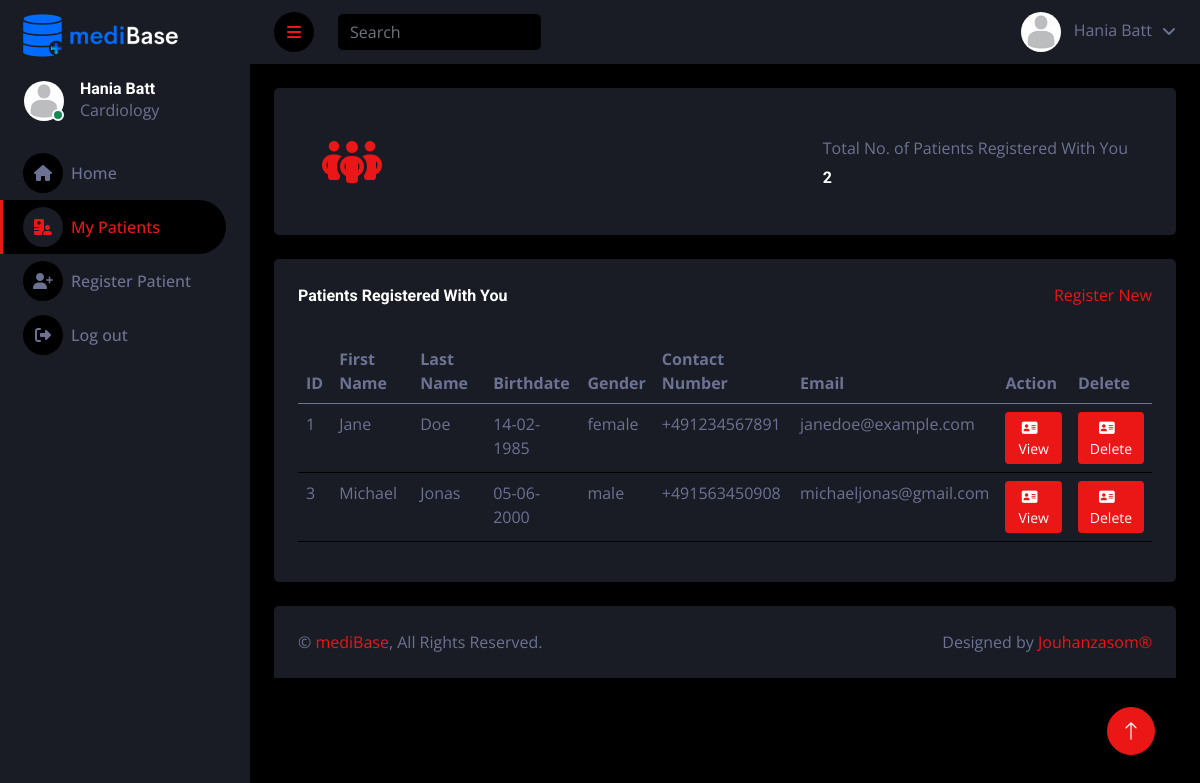
Screenshot of /mediBase-Portal/patients.php (signed in) with the database file from the repository.
### tables this page shows
CREATE TABLE `doctors` (
  `id` int(11) NOT NULL,
  `name` varchar(50) NOT NULL,
  `birth_date` date DEFAULT NULL,
  `gender` enum('female','male','other','') DEFAULT NULL,
  `nationality` varchar(25) DEFAULT NULL,
  `address` varchar(75) DEFAULT NULL,
  `mobile_phone` varchar(25) DEFAULT NULL,
  `email` varchar(50) NOT NULL,
  `license_no` varchar(10) DEFAULT NULL,
  `department` varchar(50) DEFAULT NULL,
  `position` varchar(30) DEFAULT NULL,
  `username` varchar(25) NOT NULL,
  `password` char(255) NOT NULL
);

CREATE TABLE `patients` (
  `id` int(11) NOT NULL,
  `first_name` varchar(50) NOT NULL,
  `last_name` varchar(50) NOT NULL,
  `birthdate` date NOT NULL,
  `gender` enum('female','male','other','') NOT NULL,
  `nationality` varchar(25) NOT NULL,
  `health_insurance_no` varchar(50) NOT NULL,
  `email` varchar(50) NOT NULL,
  `mobile_phone` varchar(25) NOT NULL,
  `emergency_contact_name` varchar(50) NOT NULL,
  `emergency_contact_no` varchar(25) NOT NULL,
  `doctor_id` int(11) NOT NULL,
  `height` int(5) NOT NULL,
  `weight` int(5) NOT NULL,
  `blood_group` varchar(5) NOT NULL,
  `allergies` varchar(255) DEFAULT NULL,
  `chronic_diseases` varchar(255) DEFAULT NULL,
  `disabilities` varchar(255) DEFAULT NULL,
  `vaccines` varchar(255) DEFAULT NULL,
  `medications` varchar(255) DEFAULT NULL,
  `lab_images` blob NOT NULL
);

### mediBase-Portal/patients.php (the view, shortened to what this page needs)
<?php
include("../connection.php");
if (isset($_SESSION["loggedin"]) && $_SESSION["loggedin"] === true) {
    $doctor_id = $_SESSION["id"];
}
$name_sql = "SELECT name, department FROM doctors WHERE id = $doctor_id";
$name_result = $conn->query($name_sql);
if ($name_result && $name_result->num_rows > 0) {
    $row = $name_result->fetch_assoc();
    $doctor_name = $row["name"];
    $doctor_department = $row["department"];
}
$widget4_sql = "SELECT COUNT(*) AS count FROM `patients` WHERE doctor_id = $doctor_id;";
$widget4_result = $conn->query($widget4_sql);
if ($widget4_result && $widget4_result->num_rows > 0) {
    $row = $widget4_result->fetch_assoc();
    $patients_registered = $row["count"];
}
$pat_sql = "SELECT id, first_name, last_name, birthdate, gender, email, mobile_phone
            FROM `patients` WHERE doctor_id = $doctor_id";
$pat_result = mysqli_query($conn, $pat_sql);
?>
<!DOCTYPE html>
<html lang="en">
<head>
    <link href="https://cdnjs.cloudflare.com/ajax/libs/font-awesome/6.5.1/css/all.min.css" rel="stylesheet">
    <link href="https://cdn.jsdelivr.net/npm/bootstrap-icons@1.4.1/font/bootstrap-icons.css" rel="stylesheet">
    <link href="lib/owlcarousel/assets/owl.carousel.min.css" rel="stylesheet">
    <link href="lib/tempusdominus/css/tempusdominus-bootstrap-4.min.css" rel="stylesheet" />
    <link href="css/bootstrap.min.css" rel="stylesheet">
    <link href="css/style.css" rel="stylesheet">
</head>
<body>
    <div class="container-fluid position-relative d-flex p-0">
        <div class="sidebar pe-4 pb-3">
            <nav class="navbar bg-secondary navbar-dark">
                <a href="index.php" class="navbar-brand mx-4 mb-3">
                    <img src="img/logo.png" alt="mediBase logo" style="margin-left: -5%;">
                </a>
                <div class="d-flex align-items-center ms-4 mb-4">
                    <div class="position-relative">
                        <img class="rounded-circle" src="img/user.jpg" alt="" style="width: 40px; height: 40px;">
                        <div class="bg-success rounded-circle border border-2 border-white position-absolute end-0 bottom-0 p-1"></div>
                    </div>
                    <div class="ms-3">
                        <h6 class="mb-0"><?php echo $doctor_name; ?></h6>
                        <span><?php echo $doctor_department; ?></span>
                    </div>
                </div>
                <div class="navbar-nav w-100">
                    <a href="index.php" class="nav-item nav-link"><i class="fa fa-house me-2"></i>Home</a>
                    <a href="patients.php" class="nav-item nav-link active" data-bs-toggle="dropdown"><i class="fa fa-hospital-user me-2"></i>My Patients</a>
                    <a href="patient-registration.php" class="nav-item nav-link"><i class="fa fa-user-plus me-2"></i>Register Patient</a>
                    <a href="signin.php" class="nav-item nav-link"><i class="fa fa-right-from-bracket me-2"></i>Log out</a>
                </div>
            </nav>
        </div>
        <div class="content">
            <nav class="navbar navbar-expand bg-secondary navbar-dark sticky-top px-4 py-0">
                <a href="#" class="sidebar-toggler flex-shrink-0">
                    <i class="fa fa-bars"></i>
                </a>
                <form class="d-none d-md-flex ms-4">
                    <input class="form-control bg-dark border-0" type="search" placeholder="Search">
                </form>
                <div class="navbar-nav align-items-center ms-auto">
                    <div class="nav-item dropdown">
                        <a href="#" class="nav-link dropdown-toggle" data-bs-toggle="dropdown">
                            <img class="rounded-circle me-lg-2" src="img/user.jpg" alt="" style="width: 40px; height: 40px;">
                            <span class="d-none d-lg-inline-flex"><?php echo $doctor_name; ?></span>
                        </a>
                    </div>
                </div>
            </nav>
            <div class="container-fluid pt-4 px-4">
                <div class="bg-secondary rounded h-100 p-4">
                    <div class="bg-secondary rounded d-flex align-items-center justify-content-between p-4">
                        <i class="fa fa-people-group fa-3x text-primary"></i>
                        <div class="ms-3">
                            <p class="mb-2">Total No. of Patients Registered With You</p>
                            <h6 class="mb-0"><?php echo $patients_registered; ?></h6>
                        </div>
                    </div>
                </div>
            </div>
            <div class="container-fluid pt-4 px-4">
                <div class="bg-secondary rounded h-100 p-4">
                    <div class="d-flex align-items-center justify-content-between mb-2">
                        <h6 class="mb-4">Patients Registered With You</h6>
                        <a class="mb-4" href="patient-registration.php">Register New</a>
                    </div>
                    <div class="table-responsive">
                        <table class="table">
                            <thead>
                                <tr>
                                    <th scope="col">ID</th>
                                    <th scope="col">First Name</th>
                                    <th scope="col">Last Name</th>
                                    <th scope="col">Birthdate</th>
                                    <th scope="col">Gender</th>
                                    <th scope="col">Contact Number</th>
                                    <th scope="col">Email</th>
                                    <th scope="col">Action</th>
                                    <th scope="col">Delete</th>
                                </tr>
                            </thead>
                            <tbody>
                                <?php
                                if ($pat_result && mysqli_num_rows($pat_result) > 0) {
                                    while ($row = mysqli_fetch_assoc($pat_result)) {
                                        $dateObject = new DateTime($row['birthdate']);
                                        $formattedDate = $dateObject->format('d-m-Y');
                                        echo "<tr>";
                                        echo "<td>" . htmlspecialchars($row['id']) . "</td>";
                                        echo "<td>" . htmlspecialchars($row['first_name']) . "</td>";
                                        echo "<td>" . htmlspecialchars($row['last_name']) . "</td>";
                                        echo "<td>" . htmlspecialchars($formattedDate) . "</td>";
                                        echo "<td>" . htmlspecialchars($row['gender']) . "</td>";
                                        echo "<td>" . htmlspecialchars($row['mobile_phone']) . "</td>";
                                        echo "<td>" . htmlspecialchars($row['email']) . "</td>";
                                        echo "<form method='POST' action=''>";
                                        echo "<td><button type='submit' name='view_patient' class='btn btn-sm btn-primary'><i class='fa fa-address-card me-2'></i>View</button></td>";
                                        echo "</form>";
                                        echo "<form method='POST' action=''>";
                                        echo "<td><button type='submit' name='delete_patient' class='btn btn-sm btn-primary'><i class='fa fa-address-card me-2'></i>Delete</button></td>";
                                        echo "</form>";
                                    }
                                } else {
                                    echo "<tr><td colspan='8'>No patients found.</td></tr>";
                                }
                                ?>
                            </tbody>
                        </table>
                    </div>
                </div>
            </div>
            <div class="container-fluid pt-4 px-4">
                <div class="bg-secondary rounded-top p-4">
                    <div class="row">
                        <div class="col-12 col-sm-6 text-center text-sm-start">
                            &copy; <a href="#">mediBase</a>, All Rights Reserved.
                        </div>
                        <div class="col-12 col-sm-6 text-center text-sm-end">
                            Designed by <a href="https://github.com/Joumanasalahedin/mediBase">Jouhanzasom&reg;</a>
                        </div>
                    </div>
                </div>
            </div>
        </div>
        <a href="#" class="btn btn-lg btn-primary btn-lg-square back-to-top"><i class="bi bi-arrow-up"></i></a>
    </div>
</body>
</html>

### mediBase-Portal/css/style.css (style rules this page uses)
:root { --primary: #EB1616; --secondary: #191C24; --light: #6C7293; --dark: #000000; }
.back-to-top { position: fixed; display: none; right: 45px; bottom: 45px; z-index: 99; }
.btn { transition: .5s; }
.btn-lg-square { width: 48px; height: 48px; }
.btn-square, .btn-sm-square, .btn-lg-square { padding: 0; display: inline-flex; align-items: center; justify-content: center; font-weight: normal; border-radius: 50px; }
.sidebar { position: fixed; top: 0; left: 0; bottom: 0; width: 250px; height: 100vh; overflow-y: auto; background: var(--secondary); transition: 0.5s; z-index: 999; }
.content { margin-left: 250px; min-height: 100vh; background: var(--dark); transition: 0.5s; }
@media (min-width: 992px) { .sidebar { margin-left: 0; } }
@media (min-width: 992px) { .content { width: calc(100% - 250px); } }
.sidebar .navbar .navbar-nav .nav-link { padding: 7px 20px; color: var(--light); font-weight: 500; border-left: 3px solid var(--secondary); border-radius: 0 30px 30px 0; outline: none; }
.sidebar .navbar .navbar-nav .nav-link:hover, .sidebar .navbar .navbar-nav .nav-link.active { color: var(--primary); background: var(--dark); border-color: var(--primary); }
.sidebar .navbar .navbar-nav .nav-link i { width: 40px; height: 40px; display: inline-flex; align-items: center; justify-content: center; background: var(--dark); border-radius: 40px; }
.sidebar .navbar .navbar-nav .nav-link:hover i, .sidebar .navbar .navbar-nav .nav-link.active i { background: var(--secondary); }
.content .navbar .navbar-nav .nav-link { margin-left: 25px; padding: 12px 0; color: var(--light); outline: none; }
.content .navbar .sidebar-toggler, .content .navbar .navbar-nav .nav-link i { width: 40px; height: 40px; display: inline-flex; align-items: center; justify-content: center; background: var(--dark); border-radius: 40px; }
.content .navbar .dropdown-toggle::after { margin-left: 6px; vertical-align: middle; border: none; content: "\f107"; font-family: "Font Awesome 5 Free"; font-weight: 900; transition: .5s; }

### rows the page displays
doctors: name "Hania Batt", department "Cardiology"
patients: id "1", first_name "Jane", last_name "Doe", birthdate "14-02-1985", gender "female", mobile_phone "+491234567891", email "janedoe@example.com"
patients: id "3", first_name "Michael", last_name "Jonas", birthdate "05-06-2000", gender "male", mobile_phone "+491563450908", email "michaeljonas@gmail.com"

### other values shown
$patients_registered "2"
